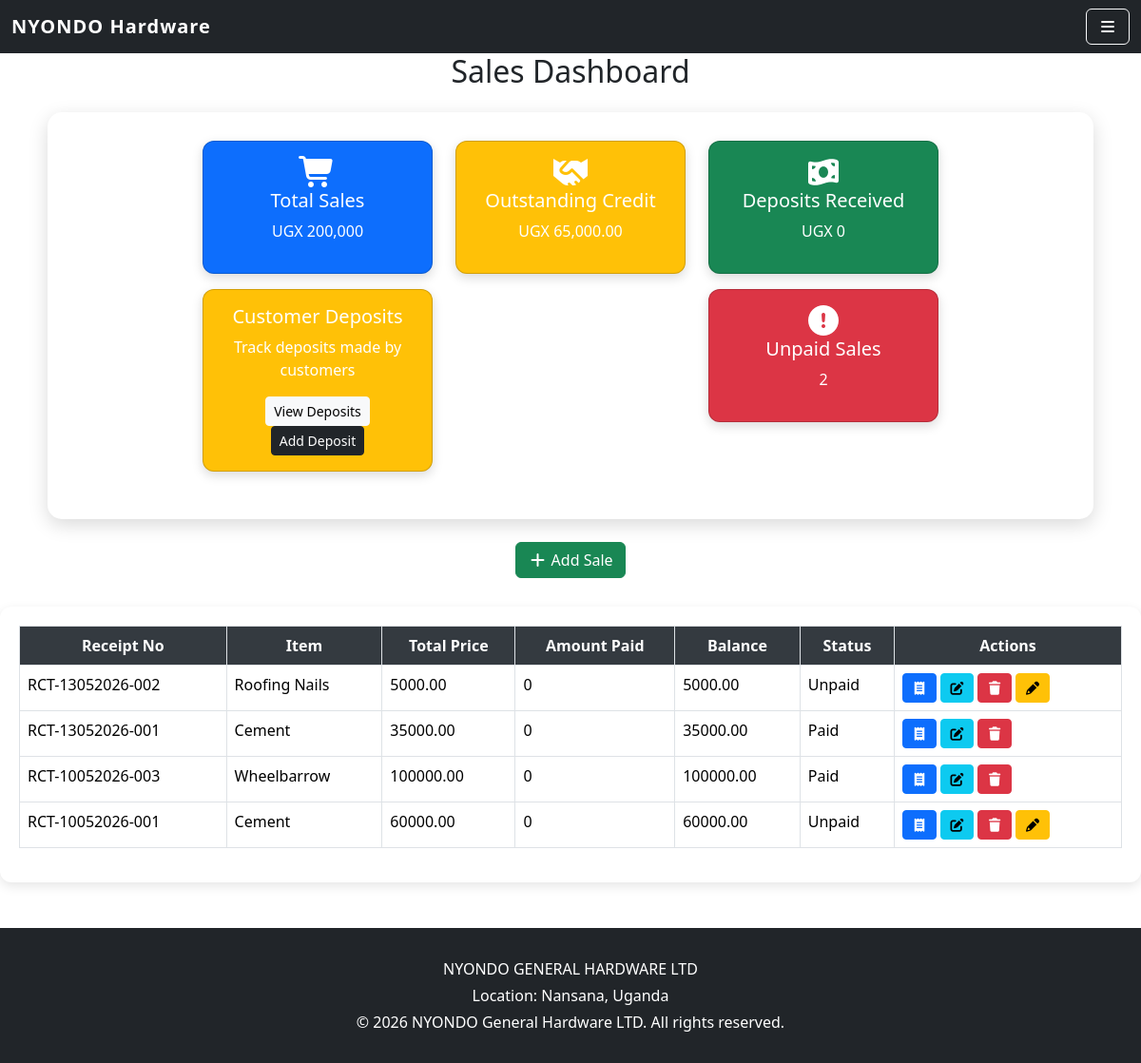
The page / on the database its author committed.
### dupapp/models.py (models this page shows, shortened)
class Sale(models.Model):
    distance_km = models.IntegerField(default=0)
    transport_cost = models.DecimalField(max_digits=10, decimal_places=2, default=0)
    ITEM_NAME_CHOICES = [
        ('Cement', 'Cement'),
        ('Iron Bar', 'Iron Bar'),
        ('Nails', 'Nails'),
        ('Roofing Nails (5kg)', 'Roofing Nails (5kg)'),
        ('Wheelbarrow', 'Wheelbarrow'),
        ('Wire Mesh', 'Wire Mesh'),
        ('Barbed Wire', 'Barbed Wire'),
        ('Iron Sheets', 'Iron Sheets'),
    ]
    SPECIFICATION_CHOICES = [
        ('CEM II/N', 'CEM II/N'),
        ('CEM III/N', 'CEM III/N'),
        ('10mm', '10mm'),
        ('12mm', '12mm'),
        ('16mm', '16mm'),
        ('1 inch', '1 inch'),
        ('3 inch', '3 inch'),
        ('4 inch', '4 inch'),
        ('5 inch', '5 inch'),
        ('Roofing Nails 5kg', 'Roofing Nails 5kg'),
        ('Wheelbarrow', 'Wheelbarrow'),
        ('Wire Mesh', 'Wire Mesh'),
        ('High Tensile', 'High Tensile'),
        ('Low Tensile', 'Low Tensile'),
        ('Gauge 28', 'Gauge 28'),
        ('Gauge 30', 'Gauge 30'),
        ('Gauge 32', 'Gauge 32'),
    ]
    PAYMENT_METHOD_CHOICES = [
        ('Cash', 'Cash'),
        ('Credit', 'Credit'),
        ('Mobile', 'Mobile Money'),
    ]
    item_name = models.CharField(max_length=50, choices=ITEM_NAME_CHOICES)
    specification = models.CharField(max_length=100, blank=True, choices=SPECIFICATION_CHOICES)
    quantity = models.IntegerField()
    unit_price = models.DecimalField(max_digits=10, decimal_places=2)
    total_price = models.DecimalField(max_digits=10, decimal_places=2)
    payment_method = models.CharField(max_length=20, choices=PAYMENT_METHOD_CHOICES)
    customer_name = models.CharField(max_length=100)
    contact =  models.CharField(max_length=15)
    receipt_number = models.CharField(max_length=20, unique=True)
    date = models.DateTimeField(auto_now_add=True)
    def amount_paid(self):
        return sum(payment.amount for payment in self.payments.all())
    def balance(self):
        return self.total_price - self.amount_paid()
    def status(self):
        if self.payment_method in ['Cash', 'Mobile']:
            return 'Paid'
        return 'Paid' if self.balance() == 0 else 'Unpaid'

### dupapp/views.py (the view)
# urls.py: path("", views.sales_dashboard, name="home"),
def sales_dashboard(request):
    sales = Sale.objects.all().order_by("-date")
    total_sales = Sale.objects.aggregate(Sum('total_price'))['total_price__sum'] or 0
    total_deposits = Payment.objects.aggregate(Sum('amount'))['amount__sum'] or 0
    outstanding_credit =sum(sale.balance() for sale in Sale.objects.filter(payment_method='Credit'))
    paid_sales = Sale.objects.filter(payment_method__in=['Cash', 'Mobile']).count()
    unpaid_sales = sum(1 for sale in Sale.objects.filter(payment_method='Credit') if sale.balance() > 0)
    context = {
        'sales': sales,
        'total_sales': total_sales,
        'total_deposits': total_deposits,
        'outstanding_credit': outstanding_credit,
        'paid_sales': paid_sales,
        'unpaid_sales': unpaid_sales,
    }
    return render(request, 'sales_dashboard.html', context)

### dupapp/templates/sales_dashboard.html (shortened to what this page needs)
{% extends 'base_sales.html' %}
{% block content %}
{% load humanize %}
<h2 class="text-center mb-4">Sales Dashboard</h2>
<div class="cards-container">
  <div class="cards">
    <div class="row justify-content-center">
      <div class="col-md-3 text-center">
        <div class="card bg-primary text-white mb-3">
          <div class="card-body">
            <i class="fas fa-shopping-cart fa-2x"></i>
            <h5>Total Sales</h5>
            <p>UGX {{ total_sales|intcomma }}</p>
          </div>
        </div>
        <div class="card bg-warning text-white">
          <div class="card-body">
            <h5 class="card-title">Customer Deposits</h5>
            <p class="card-text">Track deposits made by customers</p>
            <a href="{% url 'deposit_list' %}" class="btn btn-light btn-sm">View Deposits</a>
            <a href="{% url 'add_deposit' %}" class="btn btn-dark btn-sm">Add Deposit</a>
          </div>
        </div>
      </div>
      <div class="col-md-3 text-center">
        <div class="card bg-warning text-white">
          <div class="card-body">
            <i class="fas fa-handshake fa-2x"></i>
            <h5>Outstanding Credit</h5>
            <p>UGX {{ outstanding_credit|intcomma }}</p>
          </div>
        </div>
      </div>
      <div class="col-md-3 text-center">
        <div class="card bg-success text-white mb-3">
          <div class="card-body">
            <i class="fas fa-money-bill-wave fa-2x"></i>
            <h5>Deposits Received</h5>
            <p>UGX {{ total_deposits|intcomma }}</p>
          </div>
        </div>
        <div class="card bg-danger text-white">
          <div class="card-body">
            <i class="fas fa-exclamation-circle fa-2x"></i>
            <h5>Unpaid Sales</h5>
            <p>{{ unpaid_sales|intcomma }}</p>
          </div>
        </div>
      </div>
    </div>
  </div>
</div>
<div class="text-center mt-4">
  <a href="{% url 'save_sale' %}" class="btn btn-success">
    <i class="fas fa-plus"></i> Add Sale
  </a>
</div>
<div class="table-container">
  <table class="table table-bordered">
    <thead>
      <tr>
        <th>Receipt No</th>
        <th>Item</th>
        <th>Total Price</th>
        <th>Amount Paid</th>
        <th>Balance</th>
        <th>Status</th>
        <th>Actions</th>
      </tr>
    </thead>
    <tbody>
      {% for sale in sales %}
      <tr>
        <td>{{ sale.receipt_number }}</td>
        <td>{{ sale.item_name }}</td>
        <td>{{ sale.total_price }}</td>
        <td>{{ sale.amount_paid }}</td>
        <td>{{ sale.balance }}</td>
        <td>{{ sale.status }}</td>
        <td>
          <a href="{% url 'view_receipt' sale.id %}" class="btn btn-sm btn-primary" title="View Receipt">
            <i class="fa-solid fa-receipt"></i>
          </a>
          <a href="{% url 'edit_sale' sale.id %}" class="btn btn-sm btn-info" title="Edit Sale">
            <i class="fa-solid fa-pen-to-square"></i>
          </a>
          <a href="{% url 'delete_sale' sale.id %}" class="btn btn-sm btn-danger" title="Delete Sale">
            <i class="fa-solid fa-trash"></i>
          </a>
          {% if sale.payment_method == "Credit" and sale.balance > 0 %}
            <a href="{% url 'add_payment' sale.id %}" class="btn btn-sm btn-warning" title="Add Payment">
              <i class="fa-solid fa-pencil"></i>
            </a>
          {% endif %}
        </td>
      </tr>
      {% endfor %}
    </tbody>
  </table>
</div>
{% endblock %}

### dupapp/templates/base_sales.html (style rules this page uses)
.btn { transition: transform 0.2s ease, box-shadow 0.2s ease; }

### dupapp/templates/sales_dashboard.html (style rules this page uses)
.cards-container { background: #fff; border-radius: 15px; padding: 30px; margin: 20px auto; box-shadow: 0 6px 20px rgba(0,0,0,0.15); max-width: 1100px; }
.cards .card { border-radius: 12px; box-shadow: 0 4px 12px rgba(0,0,0,0.15); transition: transform 0.2s ease, box-shadow 0.2s ease; margin-bottom: 20px; }
.table-container { background: #fff; border-radius: 12px; padding: 20px; box-shadow: 0 4px 12px rgba(0,0,0,0.1); margin-top: 30px; }
.table thead th { background-color: #343a40; color: #fff; text-align: center; font-weight: 600; }

### rows shown on the page
Sale: receipt_number "RCT-13052026-002", item_name "Roofing Nails", total_price "5000.00", amount_paid "0", balance "5000.00", status "Unpaid"
Sale: receipt_number "RCT-13052026-001", item_name "Cement", total_price "35000.00", amount_paid "0", balance "35000.00", status "Paid"
Sale: receipt_number "RCT-10052026-003", item_name "Wheelbarrow", total_price "100000.00", amount_paid "0", balance "100000.00", status "Paid"
Sale: receipt_number "RCT-10052026-001", item_name "Cement", total_price "60000.00", amount_paid "0", balance "60000.00", status "Unpaid"

### other values the page prints
{{ total_sales|intcomma }} "200,000"
{{ outstanding_credit|intcomma }} "65,000.00"
{{ total_deposits|intcomma }} "0"
{{ unpaid_sales|intcomma }} "2"
